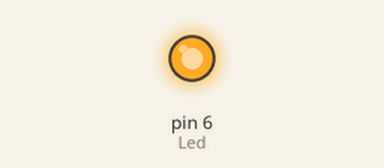
The sketch below on a simulated Arduino Uno, built with avr-gcc and run on an emulated ATmega328P. On the bench: output pins drawn as LEDs (lit = HIGH).

Above: at 3.0 s.
At 9.0 s:
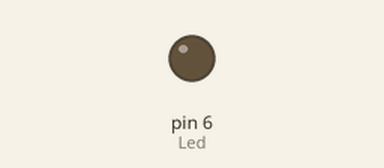
Timing chart, 0 to 15.6 s (numbered marks = the images above):
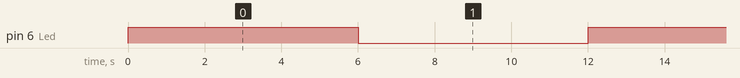

Measured:
- by itself, pin 6 (Led): alternates HIGH for 6.0 s and LOW for 6.0 s

The sketch:

helloRama11.ino
```cpp
int Led = 6;

void setup()
{
  pinMode(Led, OUTPUT);
}
void loop()
{
  digitalWrite (Led, HIGH);
  delay (6000);
  digitalWrite (Led, LOW);
  delay (6000);

}
```
